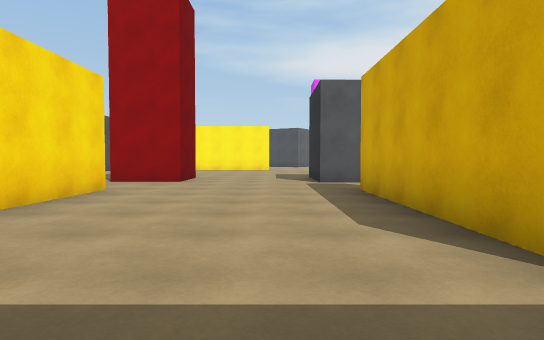
[1] (above)

19 first-person views from a walk through a Unity game level. The camera is 1.2 m above the floor, tilts 2° down and sees 75° across. The floor is counted in squares, 2 m on a side. Each view is taken from the middle of a square. On the plan, view 1 faces up. The plan holds only what a view shows up to about 10 squares ahead; the rest is blank. The place goes on beyond the plan.

[2]
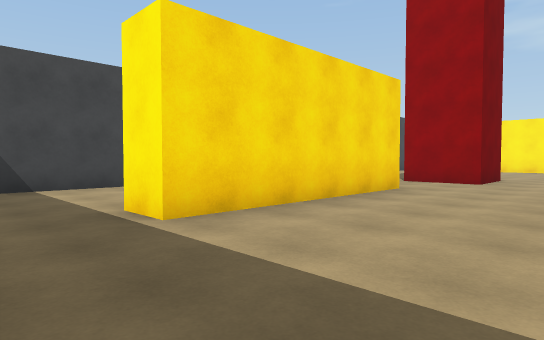

[3]
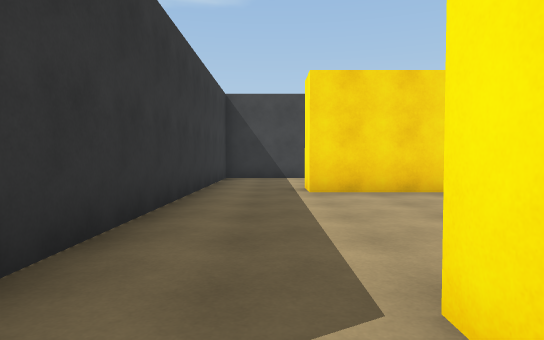

[4]
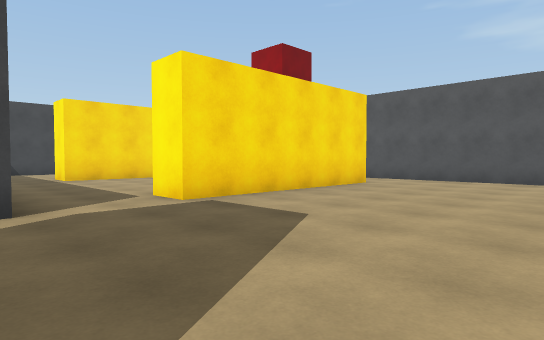

[5]
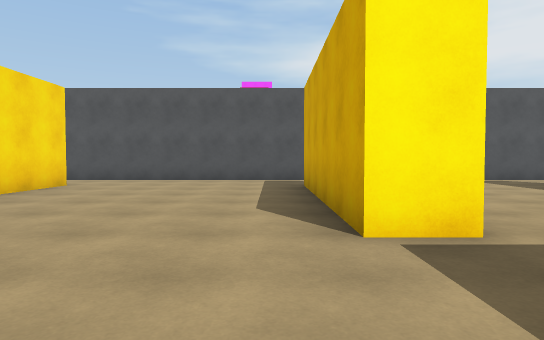

[6]
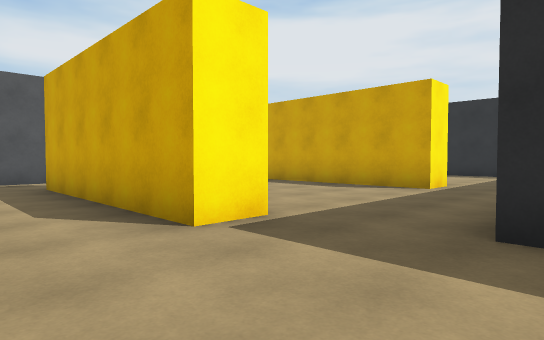

[7]
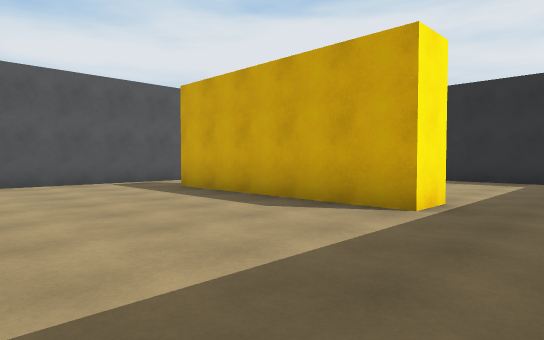

[8]
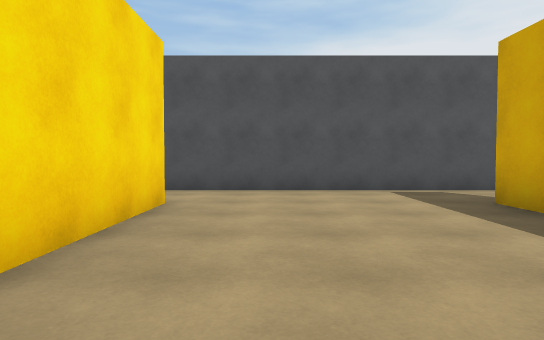

[9]
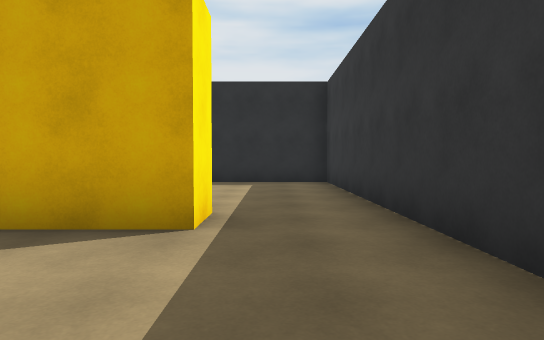

[10]
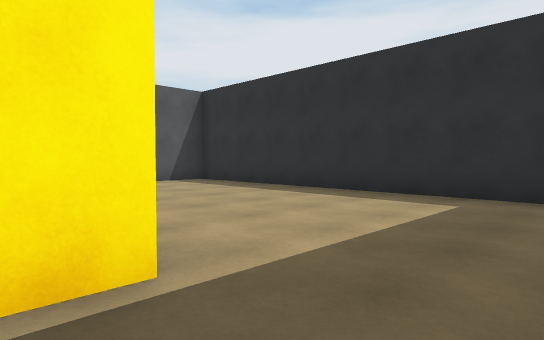

[11]
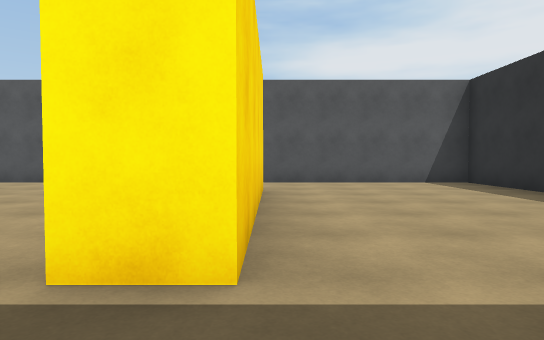

[12]
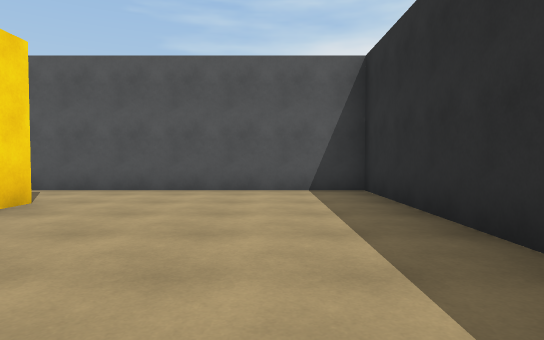

[13]
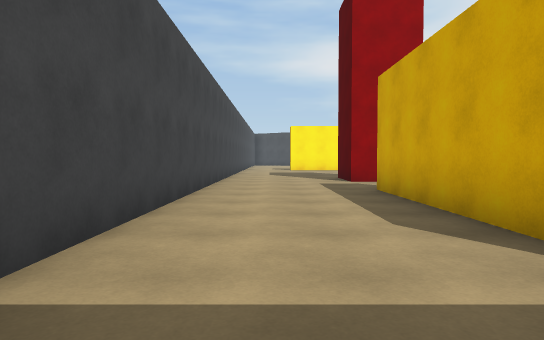

[14]
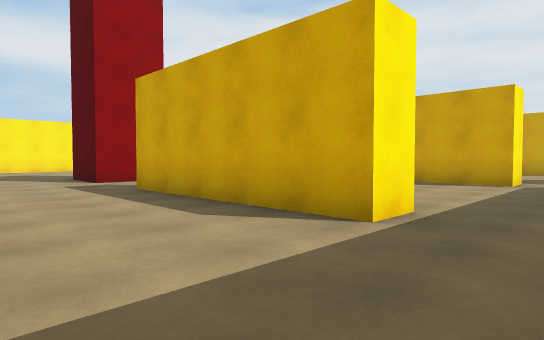

[15]
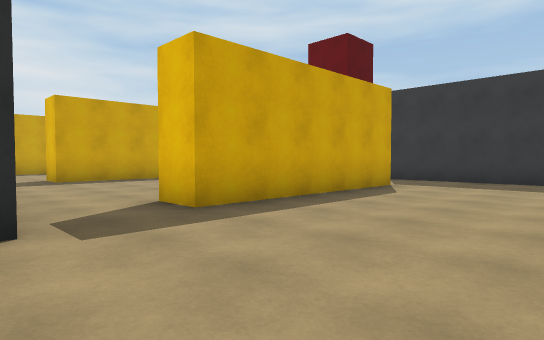

[16]
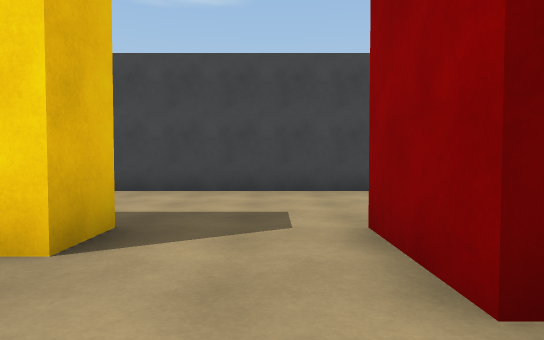

[17]
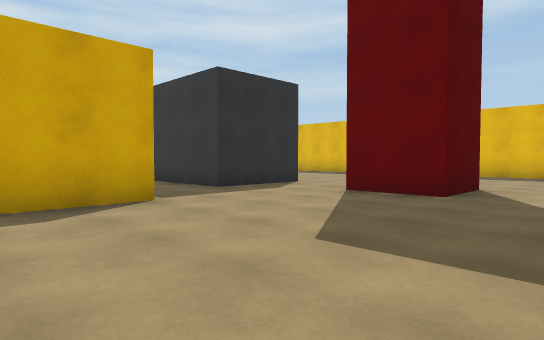

[18]
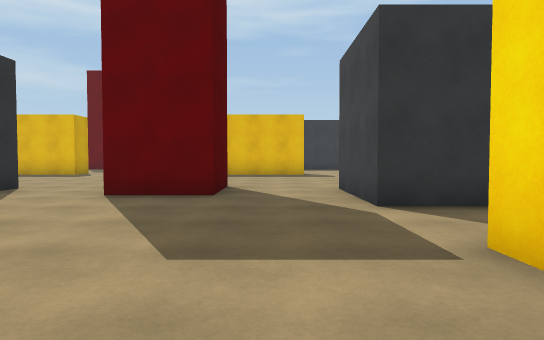

[19]
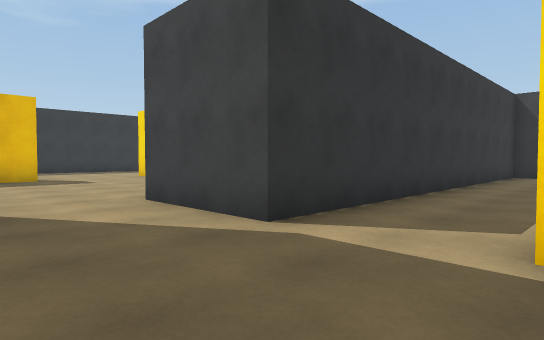

### Floor plan
Points are (right, up) in squares from view 1. A wall is a line through its corners. A room is listed if a view was taken in it or the views show most of it. See-through windows are left out.
Room 1 (views 1, 2, 15, 16)
walls: (-4, 6.7) (-3.1, 6.7) (-3.1, 1.6); (2.4, 8.5) (1.2, 8.5) (1.2, 10); (2.6, 1.6) (1.7, 1.6) (1.7, 6.7) (2.6, 6.7); (-2.3, 10.5) (-2.3, 8.8) (-4, 8.8); (-3.4, -0.3) (2.6, -0.3)
ways out: opening at (2, 0.5) to room 2; opening at (2, 7.5) to room 2; opening at (-4, 0.5) to room 5; opening at (-4, 7.5) to room 5
Room 2 (views 3, 4, 5, 6, 17, 18, 19)
walls: (8.6, 1.6) (7.7, 1.6) (7.7, 6.7); (2.6, -0.3) (2.6, -2.9); (2.6, 6.7) (2.6, 1.6); (4.9, -2.5) (4.9, -1.6) (6.8, -1.6); (7.5, 8.5) (2.4, 8.5); (8.9, -2.9) (8.9, -0.3)
ways out: opening at (2, 0.5) to room 1; opening at (2, 7.5) to room 1; opening at (8, 7.5) to room 3; opening at (9, 0.5) to room 3; opening at (3.5, -2); opening at (7.5, -2)
Room 3 (views 7, 8, 9, 10)
walls: (13.8, 1.6) (12.9, 1.6) (12.9, 6.8); (7.7, 6.7) (8.6, 6.7) (8.6, 3.8); (8.9, -0.3) (13.6, -0.3); (13.4, 8.5) (7.5, 8.5)
ways out: opening at (8, 7.5) to room 2; opening at (9, 0.5) to room 2; opening at (13, 0.5) to room 4; opening at (13, 7.5) to room 4
Room 4 (views 11, 12)
walls: (13.8, 6.8) (13.8, 1.6); (13.6, -0.3) (18.7, -0.3) (18.7, 8.5) (13.4, 8.5)
ways out: opening at (13, 0.5) to room 3; opening at (13, 7.5) to room 3
Room 5 (views 13, 14)
walls: (-4, 8.8) (-4, 10.5); (-3.1, 1.6) (-4, 1.6) (-4, 6.7); (-7.3, 9.9) (-7.3, 0.1); (-6.9, -0.3) (-3.4, -0.3)
ways out: opening at (-4, 0.5) to room 1; opening at (-4, 7.5) to room 1

Positions as (right, up) in squares from view 1, and headings:
1: (0, 0), facing up
2: (0, 0), facing up-left
3: (3, 1), facing left
4: (7, -1), facing up-left
5: (7, -1), facing up
6: (6, -1), facing up-right
7: (9, 0), facing up-right
8: (10, 2), facing up
9: (10, 1), facing right
10: (13, 0), facing up-right
11: (14, 0), facing up
12: (17, 2), facing up
13: (-6, 0), facing up
14: (-7, 0), facing up-right
15: (-2, 9), facing down-right
16: (-1, 8), facing left
17: (3, 4), facing down-right
18: (4, 4), facing down
19: (5, 2), facing down-left
